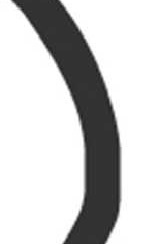
#> input picture track.jpg, 156 x 244 px
$ python code.py
#> lines starting #> are read from the running program, lines starting #| are printed output that depends on the picture; after the words box and inside, x2 and y2 are one past the last pixel; in counts of white or black regions, pixels touching at a corner belong together
import numpy as np
import cv2
import cv2 as cv

ima = cv2.imread('track.jpg')
#> ima is the input picture: shape (244, 156, 3); min 25, max 255, mean 202.9
imgray = cv2.cvtColor(ima,cv2.COLOR_BGR2GRAY)
im = cv2.cvtColor(ima,cv2.COLOR_BGR2GRAY)


imm = cv2.inRange(im,(0),(49))
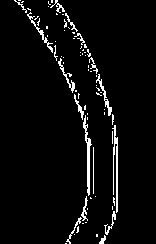
#> imm: shape (244, 156); 4.4% white in thin lines or dots, all inside (x1, y1, x2, y2) = (14, 0, 118, 244)

kernel = np.ones((5,5),np.uint8)
gradient = cv2.morphologyEx(imm, cv2.MORPH_GRADIENT, kernel)
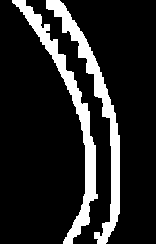
#> gradient: shape (244, 156); 14.7% white; 2 white regions, box (x1, y1, x2, y2) and area: (12, 0, 98, 244) 2836, (46, 0, 120, 244) 2759
il = cv2.dilate(gradient, kernel, iterations=7)
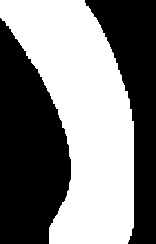
#> il: shape (244, 156); 49.6% white; 1 white region, box (x1, y1, x2, y2) and area: (0, 0, 134, 244) 18880
ol = cv2.erode(il, kernel, iterations=7)
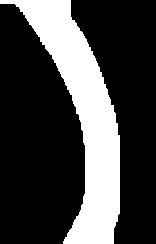
#> ol: shape (244, 156); 26.4% white; 1 white region
cv2.imshow('aloc',ol)

contours,hei = cv2.findContours(ol,cv2.RETR_TREE,cv2.CHAIN_APPROX_SIMPLE)
#> contours = 1 contour; box (x1, y1, x2, y2) and area: (0, 0, 120, 244) 9706; hei = [[-1, -1, -1, -1]]
img = cv2.drawContours(ima, contours, -1, (200,255,0), 3)
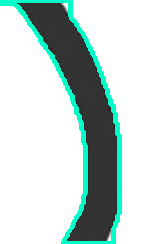
#> img: shape (244, 156, 3); mean B, G, R 206.8, 211, 191.7
# [5 lines of commented-out code are left out]
cnt = contours[0]
#> cnt = contour of 198 points, box (x1, y1, x2, y2) (0, 0, 120, 244), area 9706

# then apply fitline() function
[vx,vy,x,y] = cv2.fitLine(cnt,cv2.DIST_L2,0,0.01,0.01)
#> vx = [0.193]; vy = [0.981]; x = [72.7]; y = [95.63]

# Now find two extreme points on the line to draw line
lefty = int((-x*vy/vx) + y)
#> lefty = -273
righty = int(((im.shape[1]-x)*vy/vx)+y)
#> righty = 519

#Finally draw the line
cv2.line(ima,(im.shape[1]-1,righty),(0,lefty),255,2)
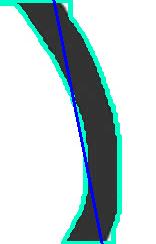
#> ima: shape (244, 156, 3); 1.95% of pixels changed, all inside (x1, y1, x2, y2) = (52, 0, 104, 244)
cv2.imshow('window',ima)

$ run again, with img2.PNG saved as track.jpg
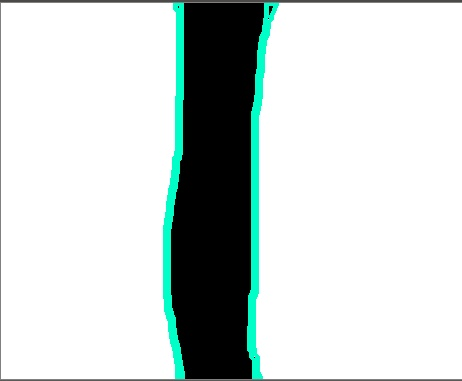
#> input picture img2.PNG, 462 x 381 px
#> ima is the input picture: shape (381, 462, 3); mean B, G, R 210.5, 212.4, 203.7
#> `imm = cv2.inRange(im,(0),(49))`:
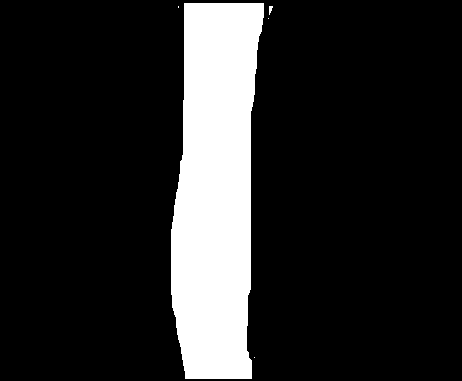
#> imm: shape (381, 462); 15.7% white; 5 white regions (3 under 20 px), largest, box (x1, y1, x2, y2) and area: (171, 3, 264, 379) 27678, (269, 6, 273, 15) 23
#> gradient: shape (381, 462); 2.2% white; 2 white regions, box (x1, y1, x2, y2) and area: (169, 1, 275, 381) 3924, (176, 4, 181, 10) 30
#> il: shape (381, 462); 15.9% white; 1 white region, box (x1, y1, x2, y2) and area: (155, 0, 289, 381) 27940
#> ol: shape (381, 462); 2.5% white; 1 white region
#> contours = 2 contours; box (x1, y1, x2, y2) and area: (169, 0, 275, 381) 29484, (172, 4, 259, 378) 26058; hei = [[-1, -1, 1, -1], [-1, -1, -1, 0]]
#> cnt = contour of 104 points, box (x1, y1, x2, y2) (169, 0, 275, 381), area 29484
#> vx = [0.169]; vy = [-0.986]; x = [216.5]; y = [187.3]
#> lefty = 1453
#> righty = -1247
#> `cv2.line(ima,(im.shape[1]-1,righty),(0,lefty),255,2)`:
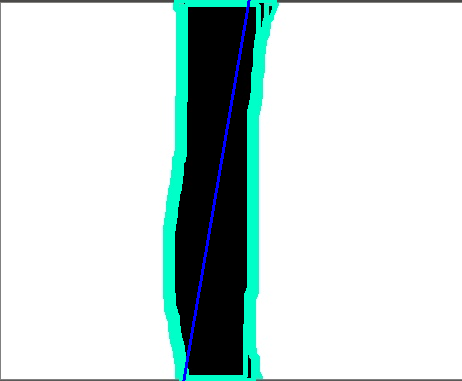
#> ima: shape (381, 462, 3); mean B, G, R 216.5, 218, 203.1
